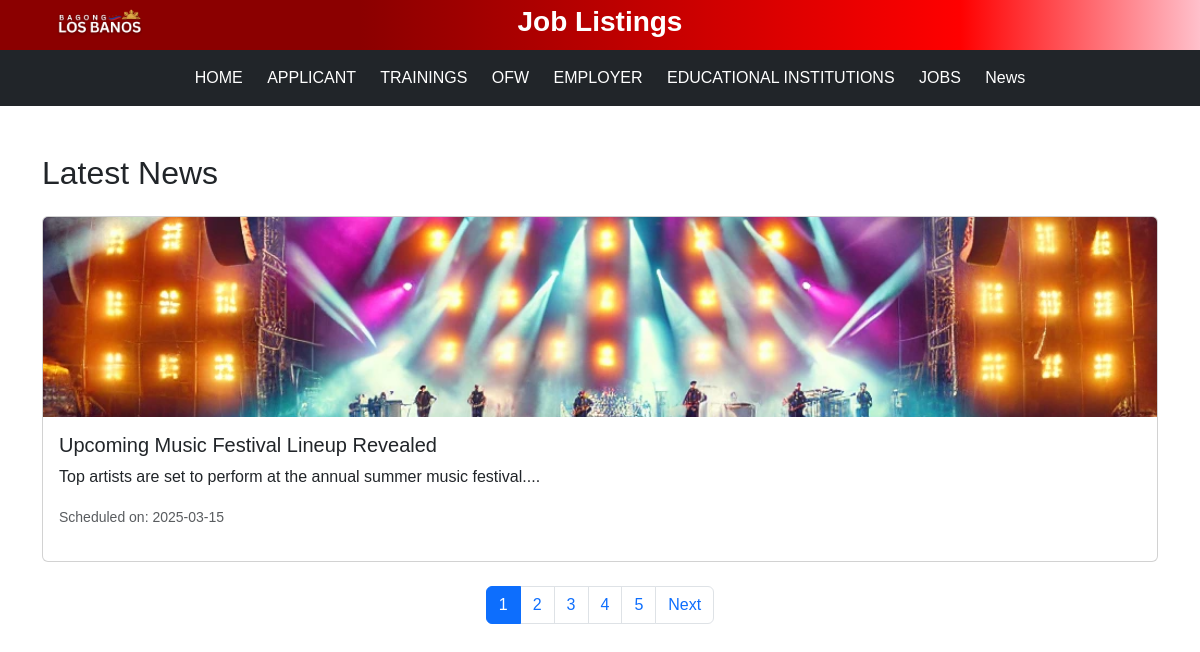
Before: /news.php with the older database file.
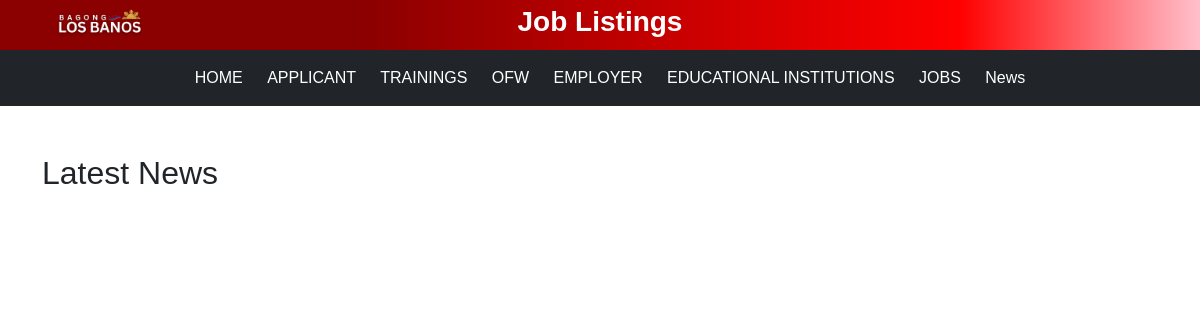
After: the same page with the newer database file.
### tables this page shows
CREATE TABLE `news` (
  `id` int(11) NOT NULL,
  `title` varchar(255) DEFAULT NULL,
  `image` varchar(255) DEFAULT NULL,
  `description` varchar(255) DEFAULT NULL,
  `schedule_date` date DEFAULT NULL,
  `create_at` timestamp NOT NULL DEFAULT current_timestamp() ON UPDATE current_timestamp()
);

### news.php (the view, shortened to what this page needs)
<?php
include "db.php";
$limit = 1;
$page = isset($_GET['page']) ? (int)$_GET['page'] : 1;
$start = ($page - 1) * $limit;
$result = $conn->query("SELECT COUNT(id) AS total FROM news");
$row = $result->fetch_assoc();
$total = $row['total'];
$pages = ceil($total / $limit);
$sql = "SELECT * FROM news ORDER BY schedule_date DESC LIMIT $start, $limit";
$result = $conn->query($sql);
$max_pages_display = 6;
$start_page = max(1, $page - floor($max_pages_display / 2));
$end_page = min($pages, $start_page + $max_pages_display - 1);
?>
<!DOCTYPE html>
<html lang="en">
<head>
    <link href="https://cdn.jsdelivr.net/npm/bootstrap@5.3.0/dist/css/bootstrap.min.css" rel="stylesheet">
    <link rel="stylesheet" href="news.css">
</head>
<body>
<div class="header">
    <div class="container-fluid">
        <div class="row">
            <div class="col-md-2">
                <a href="index.php" style="display: block; text-decoration: none;">
                    <img src="img/logolb.png" alt="lblogo" style="height: 50px;">
                </a>
            </div>
            <div class="col-md-8">
                <h3 style="margin-top: 5px; font-weight: 900; color: #ffffff;">Job Listings</h3>
            </div>
        </div>
    </div>
</div>
<nav class="navbar navbar-dark bg-dark">
        <div class="container-fluid">
            <span class="navbar-text text-white w-100 text-center">
                <a class="navlink" href="index.php">HOME</a>
                <a class="navlink" href="Applicant/applicant_login.php">APPLICANT</a>
                <a class="navlink" href="training/training_login.php">TRAININGS</a>
                <a class="navlink" href="ofw/ofw_login.php">OFW</a>
                <a class="navlink" href="employer/employer_login.php">EMPLOYER</a>
                <a class="navlink" href="institutions/institution_login.php">EDUCATIONAL INSTITUTIONS</a>
                <a class="navlink" href="joblist.php">JOBS</a>
                <a class="navlink" href="news.php">News</a>
            </span>
        </div>
    </nav>
    <div class="container mt-5">
        <h2 class="mb-4">Latest News</h2>
        <div class="row">
            <?php while ($news = $result->fetch_assoc()): ?>
                <div class="col-md-12 mb-4">
                    <div class="card">
                        <img src="<?php echo $news['image']; ?>" class="card-img-top" alt="News Image" style="height: 200px; object-fit: cover;">
                        <div class="card-body">
                            <h5 class="card-title"><?php echo $news['title']; ?></h5>
                            <p class="card-text"><?php echo substr($news['description'], 0, 150); ?>...</p>
                            <p class="text-muted"><small>Scheduled on: <?php echo $news['schedule_date']; ?></small></p>
                        </div>
                    </div>
                </div>
            <?php endwhile; ?>
        </div>
        <nav>
            <ul class="pagination justify-content-center">
                <?php for ($i = $start_page; $i <= $end_page; $i++): ?>
                    <li class="page-item <?php if ($page == $i) echo 'active'; ?>">
                        <a class="page-link" href="?page=<?php echo $i; ?>"><?php echo $i; ?></a>
                    </li>
                <?php endfor; ?>
                <?php if ($page < $pages): ?>
                    <li class="page-item">
                        <a class="page-link" href="?page=<?php echo $page + 1; ?>">Next</a>
                    </li>
                <?php endif; ?>
            </ul>
        </nav>
    </div>
</body>
</html>

Changed rows visible on the page:
removed news: image (picture), title "Upcoming Music Festival Lineup Revealed", description "Top artists are set to perform at the annual summer music festival.", schedule_date "2025-03-15"
Other visible differences:
list line gone: "1"
list line gone: "2"
list line gone: "3"
list line gone: "4"
list line gone: "5"
text no longer shown: "Next"
